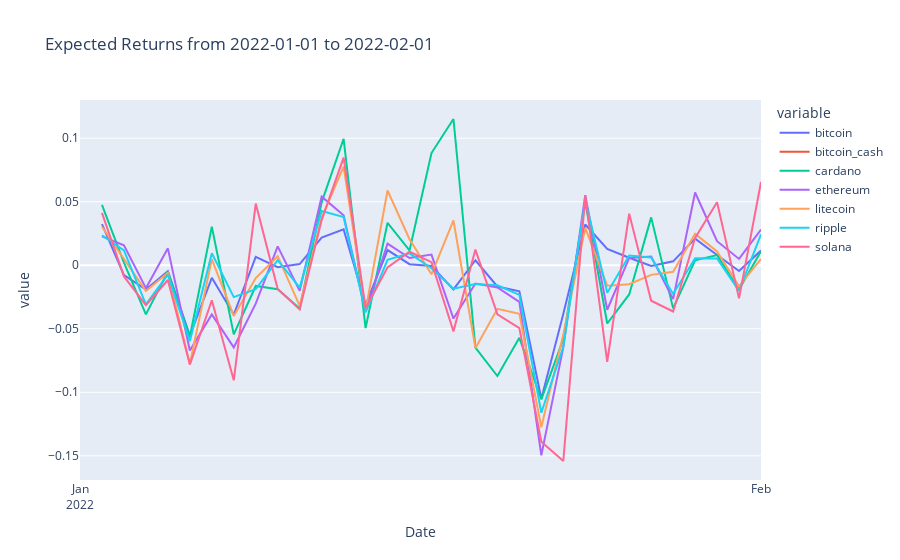

The notebook cell this image was saved under:
### Markdown cell above
## Simple Returns
1. Compute the ___percentage change___ between the current and a prior value, for each coin.
1. Plot the returns to examine coins with high and low ___volatility___.

### Code cell
''' Daily simple returns '''
import datetime
import plotly.express as px

simple_returns_df = market_df.copy()
_min_date = (simple_returns_df["Date"].min()).date()
_max_date = (simple_returns_df["Date"].max()).date()

simple_returns_df = market_df[_l_coin_ids].pct_change(periods=1)
simple_returns_df["Date"] = market_df["Date"]   #.astype('datetime[ns]')

_title = "Expected Returns from "+str(_min_date)+" to "+str(_max_date)
fig = px.line(simple_returns_df, x="Date", y=simple_returns_df.columns,
              hover_data={"Date": "|%B %d, %Y"},
              title=_title)
fig.update_xaxes(
    dtick="M1",
    tickformat="%b\n%Y")
fig.show()
